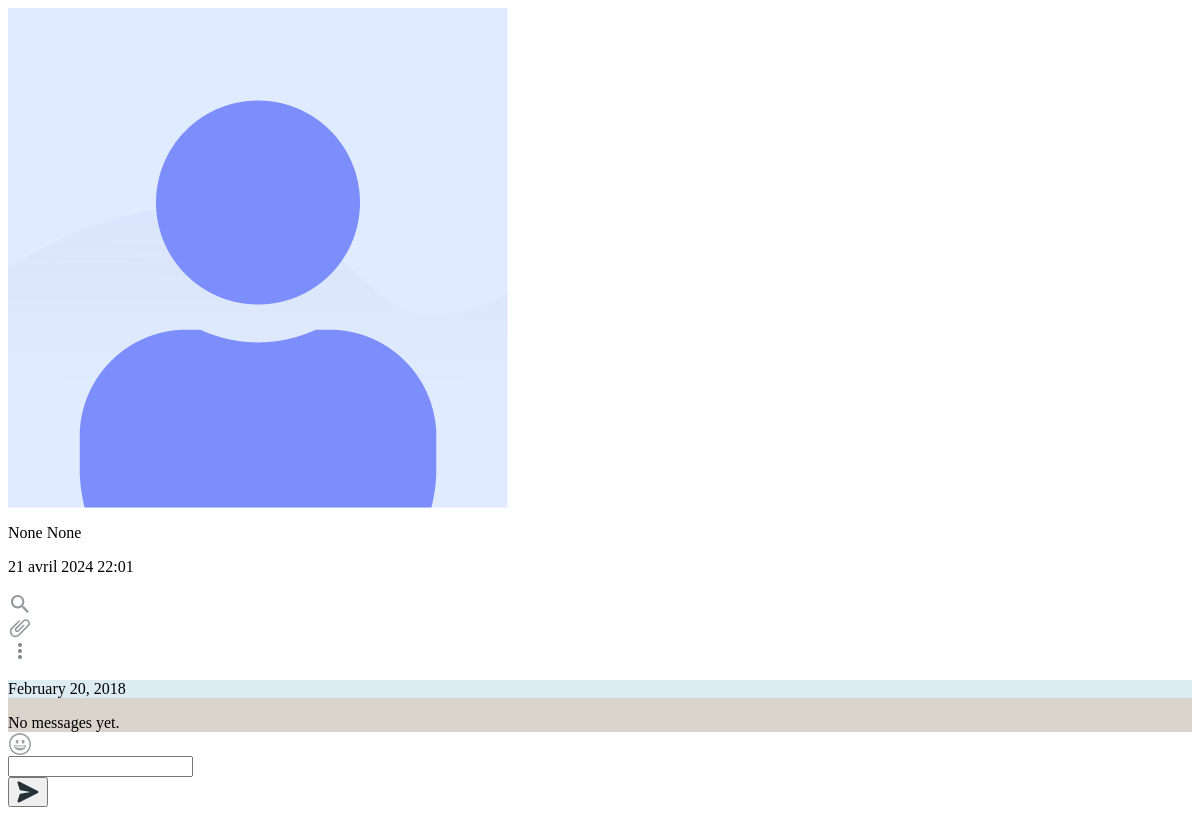
Before: /chat/hx_chat/1 (signed in) with the older database file.
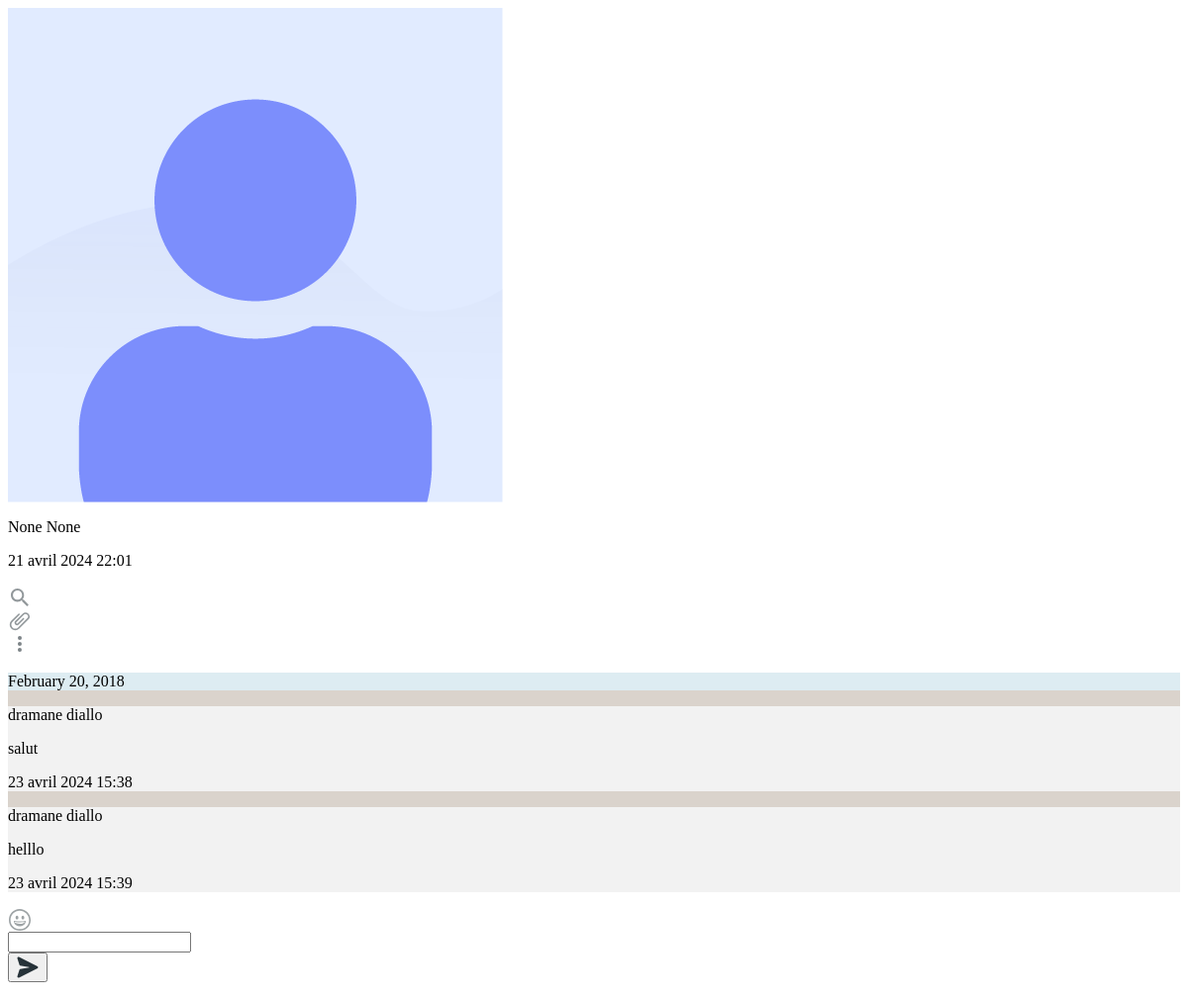
After: the same page with the newer database file.
### accounts/models.py (models this page shows, shortened)
class Messages(models.Model):
    sender = models.ForeignKey(User, related_name=("sender"), on_delete=models.CASCADE)
    receiver = models.ForeignKey(User, related_name=("receiver"), on_delete=models.CASCADE)
    content = models.TextField()
    media_url = models.ImageField(max_length=255, upload_to=get_media_file, null=True, blank=True, default=None)
    timestamp = models.DateTimeField(auto_now_add=True, auto_now=False)
    class Meta:
        ordering = ["-timestamp"]
        verbose_name = "Messages"
        verbose_name_plural = "Messages"
        db_table = "Messages"

class User(AbstractBaseUser):
    prenom = models.CharField(max_length=100, null=True, blank=True)
    nom = models.CharField(max_length=100, null=True, blank=True)
    email = models.EmailField(max_length=65,verbose_name="email", unique=True)
    date_joined = models.DateTimeField(verbose_name='date de creation', auto_now_add=True)
    last_login = models.DateTimeField(verbose_name="dernier connexion", auto_now=True)
    is_admin = models.BooleanField(default=False)
    is_active = models.BooleanField(default=True)
    is_staff = models.BooleanField(default=False)
    is_superuser = models.BooleanField(default=False)
    image = models.ImageField(max_length=255, upload_to=get_profile_image_filepath, null=True, blank=True, default=get_default_profile_image)
    objects = MyAccountManager()
    USERNAME_FIELD = 'email'
    class Meta:
        verbose_name = "User"
        verbose_name_plural = "Users"
        db_table = "User"
    def __str__(self):
        return '{} {}'.format(self.prenom, self.nom)

### core/hx_views.py (the view)
# urls.py: path('hx_chat/<int:id>', hx_chat, name="hx_chat"),
def hx_chat(request, id):
    id = id
    user = None
    messages = None
    if id :
        user = User.objects.get(id=int(id))
    if user:
        messages = Messages.objects.filter(Q(sender=user, receiver=request.user) | Q(sender=request.user, receiver=user)).order_by('timestamp')
    context = {
        "user": user,
        "messages" : messages
    }
    return render(request, 'hx_partials/hx_chat.html', context)

### templates/hx_partials/hx_chat.html (shortened to what this page needs)
<div class="py-2 px-3 bg-grey-lighter flex flex-row justify-between items-center">
    <div class="flex items-center">
        <div>
            <img class="w-10 h-10 rounded-full" src="{{user.image.url}}" />
        </div>
        <div class="ml-4">
            <p class="text-grey-darkest">{{user.prenom}} {{user.nom}}</p>
            <p class="text-grey-darker text-xs mt-1">{{user.last_login}}</p>
        </div>
    </div>
    <div class="flex">
        <div>
        </div>
        <div class="ml-6">
        </div>
        <div class="ml-6">
            <svg xmlns="http://www.w3.org/2000/svg" viewBox="0 0 24 24" width="24" height="24">
                <path fill="#263238" fill-opacity=".6"
                    d="M12 7a2 2 0 1 0-.001-4.001A2 2 0 0 0 12 7zm0 2a2 2 0 1 0-.001 3.999A2 2 0 0 0 12 9zm0 6a2 2 0 1 0-.001 3.999A2 2 0 0 0 12 15z">
                </path>
            </svg>
        </div>
    </div>
</div>
<div class="flex-1 overflow-auto" style="background-color: #dad3cc">
    <div class="py-2 px-3" id="message-box">
        <div class="flex justify-center mb-2">
            <div class="rounded py-2 px-4" style="background-color: #ddecf2">
                <p class="text-sm uppercase">February 20, 2018</p>
            </div>
        </div>
        {% if messages %} {% for message in messages %} {% if request.user == message.sender %}
        <div class="flex justify-end mb-2">
            <div class="rounded py-2 px-3" style="background-color: #e2f7cb">
                <p class="text-sm mt-1">{{message.content}}</p>
                <p class="text-right text-xs text-grey-dark mt-1">
                    {{message.timestamp}}
                </p>
            </div>
        </div>
        {% else %}
        <div class="flex mb-2">
            <div class="rounded py-2 px-3" style="background-color: #f2f2f2">
                <p class="text-sm text-teal">{{message.receiver}}</p>
                <p class="text-sm mt-1">{{message.content}}</p>
                <p class="text-right text-xs text-grey-dark mt-1">
                    {{message.timestamp}}
                </p>
            </div>
        </div>
        {% endif %} {% endfor %} {% else %} No messages yet. {% endif %}
    </div>
</div>
<div class="bg-grey-lighter px-4 py-4 flex items-center">
    <div>
    </div>
    <form class="w-full flex place-items-center" hx-post="{% url 'hx_create_message'  %}" hx-trigger="submit"
        hx-swap="beforeend" hx-target="#message-box">
        <div class="flex-1 mx-4">
            <input class="w-full border rounded px-2 py-2" id="content" name="content" type="text" />
        </div>
        <div>
            <button class="flex " type="submit" onclick="resetInput()">
            </button>
        </div>
    </form>
</div>

Changed rows visible on the page:
added Messages: receiver "dramane diallo", content "salut", timestamp "23 avril 2024 15:38"
added Messages: receiver "dramane diallo", content "helllo", timestamp "23 avril 2024 15:39"
Other visible differences:
text no longer shown: "No messages yet."
